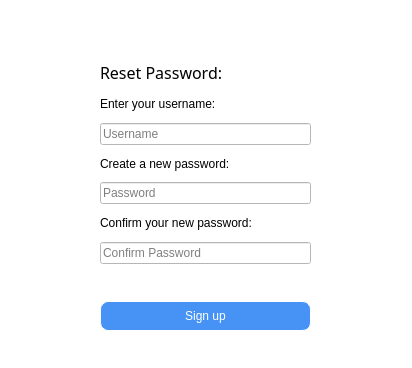
<?xml version="1.0" encoding="UTF-8"?>
<ui version="4.0">
 <class>MainWindow</class>
 <widget class="QMainWindow" name="MainWindow">
  <property name="geometry">
   <rect>
    <x>0</x>
    <y>0</y>
    <width>412</width>
    <height>368</height>
   </rect>
  </property>
  <property name="windowTitle">
   <string>MainWindow</string>
  </property>
  <property name="styleSheet">
   <string notr="true">
font: 12pt &quot;Franklin Gothic Book&quot;;
background-color:white;</string>
  </property>
  <widget class="QWidget" name="centralwidget">
   <widget class="QWidget" name="verticalLayoutWidget">
    <property name="geometry">
     <rect>
      <x>100</x>
      <y>60</y>
      <width>211</width>
      <height>271</height>
     </rect>
    </property>
    <layout class="QVBoxLayout" name="verticalLayout">
     <item>
      <widget class="QLabel" name="label">
       <property name="font">
        <font>
         <family>Franklin Gothic Book</family>
         <pointsize>12</pointsize>
        </font>
       </property>
       <property name="text">
        <string>Reset Password:</string>
       </property>
      </widget>
     </item>
     <item>
      <widget class="QLabel" name="label_2">
       <property name="text">
        <string>Enter your username:</string>
       </property>
      </widget>
     </item>
     <item>
      <widget class="QLineEdit" name="username_entry">
       <property name="text">
        <string/>
       </property>
       <property name="placeholderText">
        <string>Username</string>
       </property>
      </widget>
     </item>
     <item>
      <widget class="QLabel" name="label_3">
       <property name="text">
        <string>Create a new password:</string>
       </property>
      </widget>
     </item>
     <item>
      <widget class="QLineEdit" name="password_entry">
       <property name="echoMode">
        <enum>QLineEdit::Password</enum>
       </property>
       <property name="placeholderText">
        <string>Password</string>
       </property>
      </widget>
     </item>
     <item>
      <widget class="QLabel" name="label_4">
       <property name="text">
        <string>Confirm your new password:</string>
       </property>
      </widget>
     </item>
     <item>
      <widget class="QLineEdit" name="confirm_password">
       <property name="echoMode">
        <enum>QLineEdit::Password</enum>
       </property>
       <property name="placeholderText">
        <string>Confirm Password</string>
       </property>
      </widget>
     </item>
     <item>
      <widget class="QLabel" name="errorlabel">
       <property name="styleSheet">
        <string notr="true">color:rgb(255, 0, 0)</string>
       </property>
       <property name="text">
        <string/>
       </property>
      </widget>
     </item>
     <item>
      <widget class="QPushButton" name="submit_form">
       <property name="minimumSize">
        <size>
         <width>0</width>
         <height>30</height>
        </size>
       </property>
       <property name="styleSheet">
        <string notr="true">background-color: #4693F5;
color:white;
border: 1px solid #ffffff;
border-radius:8px;
</string>
       </property>
       <property name="text">
        <string>Sign up</string>
       </property>
      </widget>
     </item>
    </layout>
   </widget>
  </widget>
 </widget>
 <resources/>
 <connections/>
</ui>
